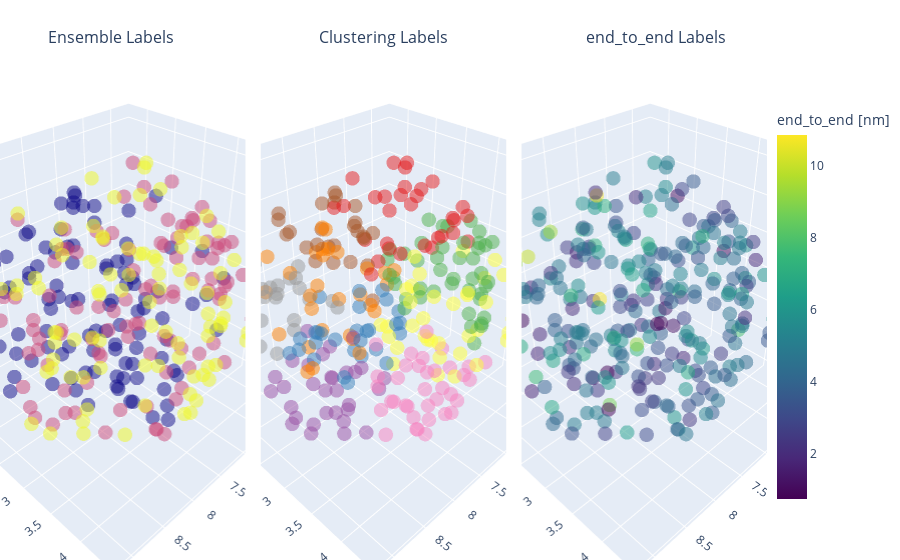

Notebook code cell kept with this figure:
### Code cell
analysis.extract_features(featurization='tr_omega');
analysis.reduce_features(
    method='umap',
    circular=True,
    n_neighbors=[20, 30, 40],
    range_n_clusters=[2,3,4,5,6,7,8,9,10],
    n_components=3,

);
vis.dimensionality_reduction_scatter(
    color_by="end_to_end", n_components=3, plotly=True, kde_by_ensemble=True,save=True ,cmap_label='viridis'
);

### Figure 1 — Plotly figure (JSON) as saved in the notebook; plotly's stock layout.template omitted (floating-point values rounded to 4 significant figures; data arrays with more than 128 entries replaced by an {"elided": "..."} marker saying what was removed)
{"data": [{"hovertext": {"elided": "288 str values"}, "marker": {"color": {"elided": "288x4 float values"}, "opacity": 0.5, "size": 5}, "mode": "markers", "scene": "scene", "type": "scatter3d", "x": {"elided": "288 float values"}, "y": {"elided": "288 float values"}, "z": {"elided": "288 float values"}}, {"hovertext": {"elided": "288 str values"}, "marker": {"color": {"elided": "288 str values"}, "opacity": 0.5, "size": 5}, "mode": "markers", "scene": "scene2", "type": "scatter3d", "x": {"elided": "288 float values"}, "y": {"elided": "288 float values"}, "z": {"elided": "288 float values"}}, {"hovertext": {"elided": "288 str values"}, "marker": {"color": {"elided": "288 float values"}, "colorbar": {"len": 0.8, "title": {"text": "end_to_end [nm]"}, "x": 1, "y": 0.5}, "colorscale": [[0, "#440154"], [0.1111, "#482878"], [0.2222, "#3e4989"], [0.3333, "#31688e"], [0.4444, "#26828e"], [0.5556, "#1f9e89"], [0.6667, "#35b779"], [0.7778, "#6ece58"], [0.8889, "#b5de2b"], [1, "#fde725"]], "opacity": 0.5, "size": 5}, "mode": "markers", "scene": "scene3", "type": "scatter3d", "x": {"elided": "288 float values"}, "y": {"elided": "288 float values"}, "z": {"elided": "288 float values"}}], "layout": {"annotations": [{"font": {"size": 16}, "showarrow": false, "text": "Ensemble Labels", "x": 0.1444, "xanchor": "center", "xref": "paper", "y": 1, "yanchor": "bottom", "yref": "paper"}, {"font": {"size": 16}, "showarrow": false, "text": "Clustering Labels", "x": 0.5, "xanchor": "center", "xref": "paper", "y": 1, "yanchor": "bottom", "yref": "paper"}, {"font": {"size": 16}, "showarrow": false, "text": "end_to_end Labels", "x": 0.8556, "xanchor": "center", "xref": "paper", "y": 1, "yanchor": "bottom", "yref": "paper"}], "margin": {"b": 0, "l": 0, "r": 0, "t": 50}, "scene": {"domain": {"x": [0, 0.32], "y": [0, 1]}, "xaxis": {"title": {"text": "UMAP 1"}}, "yaxis": {"title": {"text": "UMAP 2"}}, "zaxis": {"title": {"text": "UMAP 3"}}}, "scene2": {"domain": {"x": [0.34, 0.66], "y": [0, 1]}, "xaxis": {"title": {"text": "UMAP 1"}}, "yaxis": {"title": {"text": "UMAP 2"}}, "zaxis": {"title": {"text": "UMAP 3"}}}, "scene3": {"domain": {"x": [0.68, 1], "y": [0, 1]}, "xaxis": {"title": {"text": "UMAP 1"}}, "yaxis": {"title": {"text": "UMAP 2"}}, "zaxis": {"title": {"text": "UMAP 3"}}}, "showlegend": false}}
